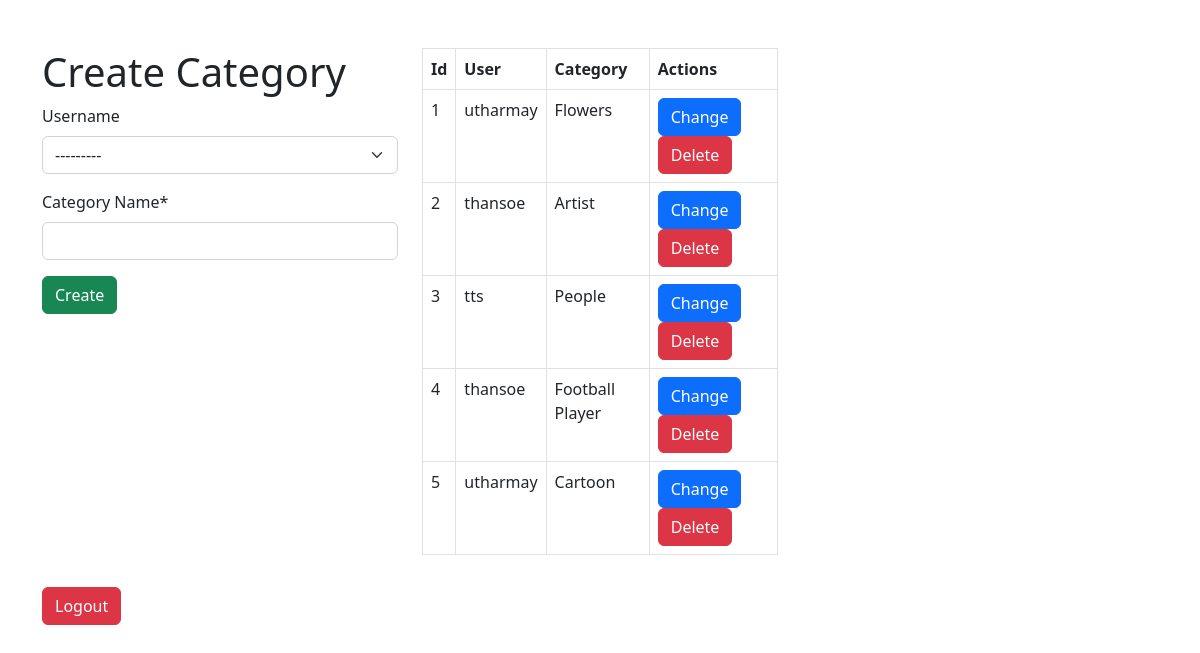
Page /category/ (signed in) on the committed database.
### photo/models.py (models this page shows, shortened)
class Category(models.Model):
     user = models.ForeignKey(User, on_delete=models.SET_NULL, null=True, blank=True)
     name = models.CharField(max_length=50)

### photo/views.py (the view)
# urls.py: path('category/', views.category, name="category"),
@login_required(login_url='loginpage')
def category(request):
    page = 'category_create'
    categories = Category.objects.all()
    form = CategoryForm()
    if request.method == 'POST':
        form = CategoryForm(request.POST)
        if form.is_valid():
            form.save()
        return redirect('category')
    context = {
        'page':page,
        'categories':categories,
        'form':form
    }
    return render(request, 'layout/category.html', context)

### photo/forms.py
class CategoryForm(forms.ModelForm):
     class Meta:
          model = Category
          fields ="__all__"
          labels = {
               'user':'Username',
               'name':'Category Name'
          }

### templates/layout/category.html (shortened to what this page needs)
<!DOCTYPE html>
<html lang="en">
{% load crispy_forms_tags %}
<head>
  <link href="https://cdn.jsdelivr.net/npm/bootstrap@5.2.1/dist/css/bootstrap.min.css" rel="stylesheet"
>
</head>
<body>
     <div class="category container mt-5">
          <div class="row">
                    <div class="col-md-4">
                         <form action="" method="POST">
                         <h1>Create Category</h1>
                         <div class="col-sm-12">
                              {{form.user|as_crispy_field}}
                         </div>
                         <div class="col-sm-12">
                              {{form.name|as_crispy_field}}
                         </div>
                         <button type="submit" class="btn btn-success">Create</button>
                         </form>
                    </div>
                    <div class="col-md-4">
                         <table class="table table-bordered table-hover">
                              <thead>
                                   <tr>
                                        <th>Id</th>
                                        <th>User</th>
                                        <th>Category</th>
                                        <th>Actions</th>
                                   </tr>
                              </thead>
                              <tbody>
                                   {% for category in categories %}
                                   <tr>
                                        <td>{{ forloop.counter }}</td>
                                        <td>{{ category.user }}</td>
                                        <td>{{ category.name }}</td>
                                        <td>
                                             <button class="btn btn-primary">Change</button>
                                             <button class="btn btn-danger">Delete</button>
                                        </td>
                                   </tr>
                                   {% endfor %}
                              </tbody>
                         </table>
                    </div>
                    <div class="col-md-4"></div>
               </div>
          <a href="{% url 'logout' %}"><button class="btn btn-danger mt-3">Logout</button></a>
     </div>
</body>
</html>

### rows in the picture
Category: user "utharmay", name "Flowers"
Category: user "thansoe", name "Artist"
Category: user "tts", name "People"
Category: user "thansoe", name "Football Player"
Category: user "utharmay", name "Cartoon"
